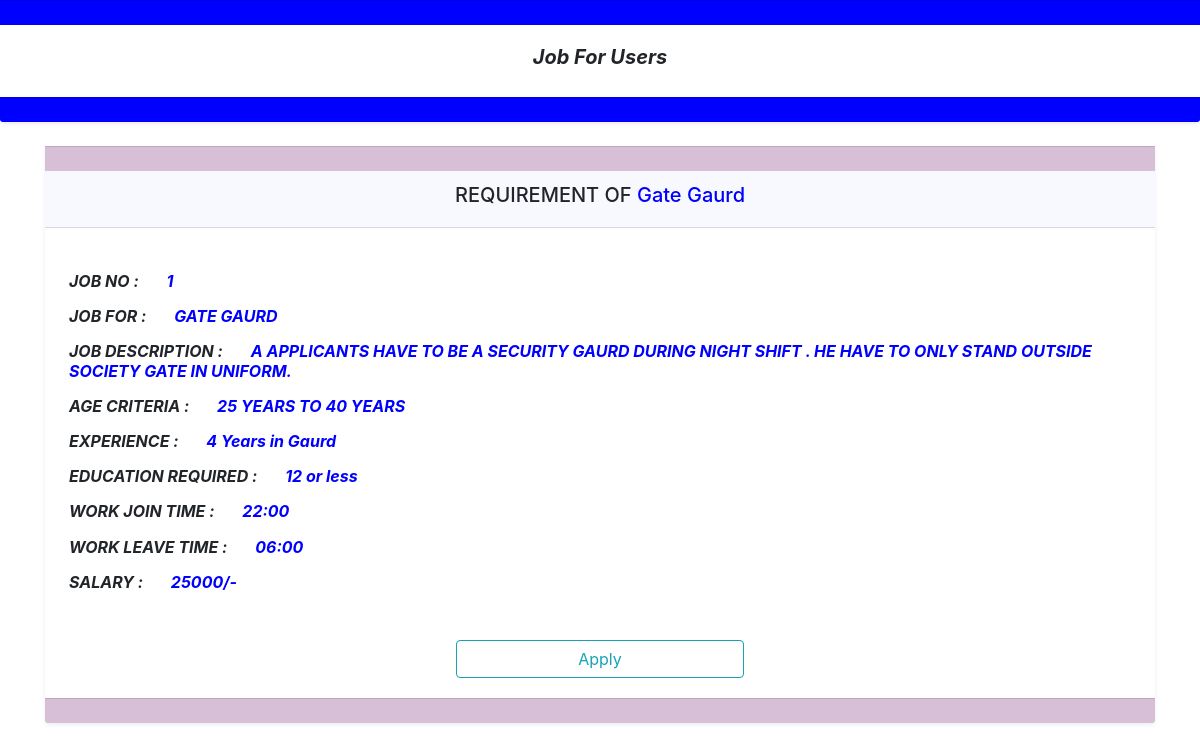
Screenshot of /job_user.php with the database file from the repository.
### tables this page shows
CREATE TABLE `jobs` (
  `slno` int(100) NOT NULL,
  `job_title` varchar(100) NOT NULL,
  `job_desp` varchar(2000) NOT NULL,
  `age_range` varchar(100) NOT NULL,
  `experience` varchar(100) NOT NULL,
  `education` varchar(100) NOT NULL,
  `join_time` varchar(100) NOT NULL,
  `leave_time` varchar(100) NOT NULL,
  `salary` varchar(100) NOT NULL
);

### job_user.php (the view, shortened to what this page needs)
<!doctype html>
<html lang="en">
<head>
    <link rel="stylesheet" href="https://stackpath.bootstrapcdn.com/bootstrap/4.5.2/css/bootstrap.min.css"
>
</head>
<body>
    <div class="shadow-sm bg-white rounded" style="background-color: cyan;">
        <div class="card-footer" style="background-color:blue;"></div>
        <div class="card-body" style="background-color: white;">
            <h5 class="text-center" style="font-style:italic;"><b><i>Job For Users</i></b></h5>
        </div>
        <div class="card-footer" style="background-color: blue;"></div>
    </div>
    <div class="container">
        <?php
include 'dbconn.php';
$sql="select * from `jobs`";
$result=mysqli_query($conn,$sql);
while($row=mysqli_fetch_assoc($result)){
echo '    <div class="shadow-sm my-4 bg-white rounded" style="background-color: cyan;">
<div class="card-footer" style="background-color:thistle;"></div>
<div class="card-header" style="background-color:ghostwhite;">
<h5 class="text-center">REQUIREMENT OF <span style="color: blue;">'.$row['job_title'].'</span></h5>
</div>
<div class="card-body">
<h6 class="mx-1 mt-4"><b><i>JOB NO : <span class="mx-4" style="color: blue;">'.$row['slno'].'</span></i></b></h6>
<h6 class="mx-1 mt-3"><b><i>JOB FOR : <span class="mx-4" style="color: blue;">'.strtoupper($row['job_title']).'</span></i></b></h6>
<h6 class="mx-1 mt-3"><b><i>JOB DESCRIPTION : <span class="mx-4" style="color: blue;">'.strtoupper($row['job_desp']).'</span></i></b></h6>
<h6 class="mx-1 mt-3"><b><i>AGE CRITERIA : <span class="mx-4" style="color: blue;">'.strtoupper($row['age_range']).'</span></i></b></h6>
<h6 class="mx-1 mt-3"><b><i>EXPERIENCE : <span class="mx-4" style="color: blue;">'.$row['experience'].'</span></i></b></h6>
<h6 class="mx-1 mt-3"><b><i>EDUCATION REQUIRED : <span class="mx-4" style="color: blue;">'.$row['education'].'</span></i></b></h6>
<h6 class="mx-1 mt-3"><b><i>WORK JOIN TIME  : <span class="mx-4" style="color: blue;">'.$row['join_time'].'</span></i></b></h6>
<h6 class="mx-1 mt-3"><b><i>WORK LEAVE TIME : <span class="mx-4" style="color: blue;">'.$row['leave_time'].'</span></i></b></h6>
<h6 class="mx-1 mt-3"><b><i>SALARY : <span class="mx-4" style="color: blue;">'.$row['salary'].'</span></i></b></h6>
<div class="d-flex justify-content-center mt-5">
<a href="job_apply.php?job_id='.$row['slno'].'"><button type="submit" class="btn btn btn-outline-info" style="width:18rem;">Apply</button></a>
</div>
</div>
<div class="card-footer" style="background-color:thistle;"></div>
    </div>';
}
?>
    </div>
</body>
</html>

### rows the page displays
jobs: job_title "Gate Gaurd", slno "1", job_title "GATE GAURD", job_desp "A APPLICANTS HAVE TO BE A SECURITY GAURD DURING NIGHT SHIFT . HE HAVE TO ONLY STAND OUTSIDE SOCIETY GATE IN UNIFORM.", age_range "25 YEARS TO 40 YEARS", experience "4 Years in Gaurd", education "12 or less", join_time "22:00", leave_time "06:00", salary "25000/-"
